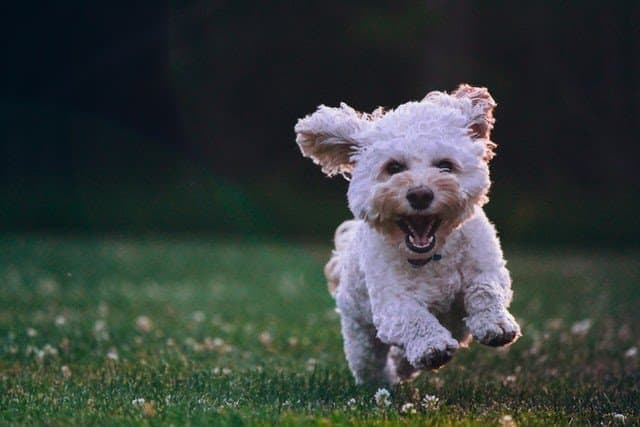
#> input picture images/image.png, 640 x 427 px, found by its file name
$ python flipping.py
#> lines starting #> are read from the running program, lines starting #| are printed output that depends on the picture
import cv2

image = cv2.imread("images/image.png")
#> image is the input picture: shape (427, 640, 3); mean B, G, R 59.6, 63.1, 55.2

if image is not None:
    # Flip horizontally (mirror)
    flipped_h = cv2.flip(image, 1)
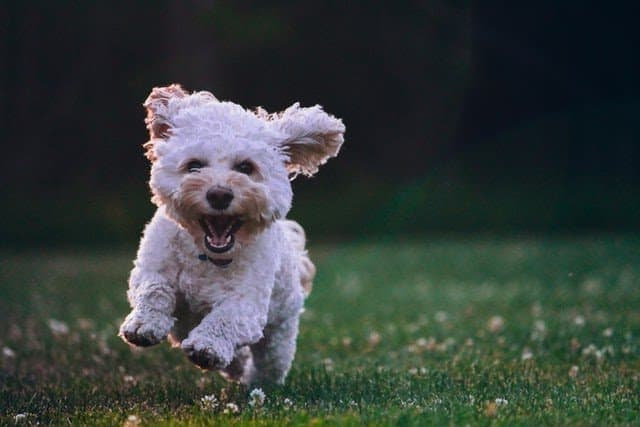
#> flipped_h: shape (427, 640, 3); mean B, G, R 59.6, 63.1, 55.2

    # Flip vertically
    flipped_v = cv2.flip(image, 0)
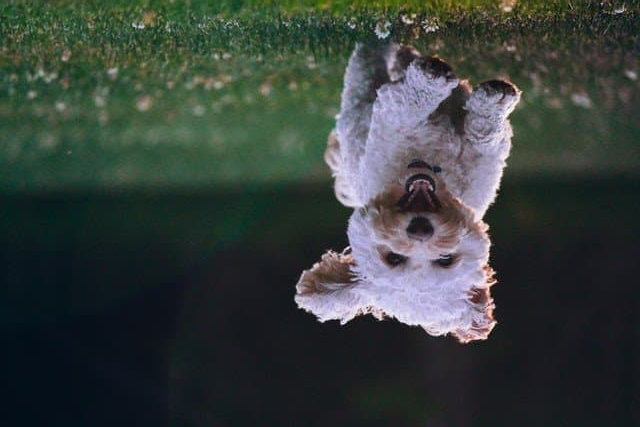
#> flipped_v: shape (427, 640, 3); mean B, G, R 59.6, 63.1, 55.2

    # Flip both horizontally and vertically
    flipped_both = cv2.flip(image, -1)
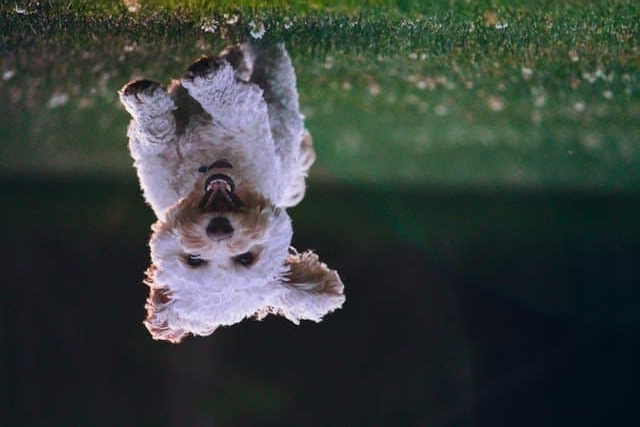
#> flipped_both: shape (427, 640, 3); mean B, G, R 59.6, 63.1, 55.2

    cv2.imshow("Original", image)
    cv2.imshow("Horizontal Flip", flipped_h)
    cv2.imshow("Vertical Flip", flipped_v)
    cv2.imshow("Both", flipped_both)
    cv2.waitKey(0)

$ run again, with images/hand.png copied over images/image.png
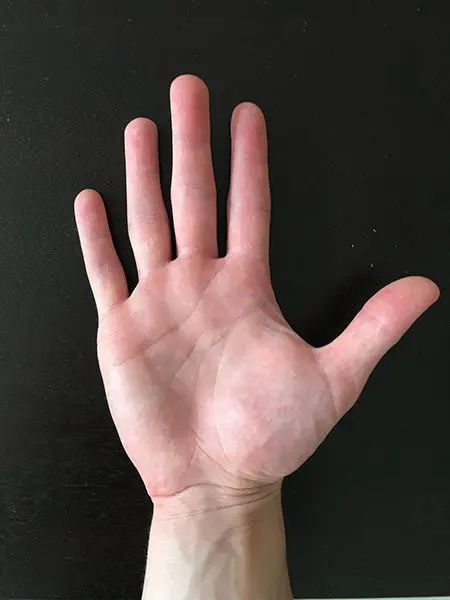
#> input picture images/hand.png, 450 x 600 px, found by its file name
#> image is the input picture: shape (600, 450, 3); mean B, G, R 67.1, 71, 84.7
#> `flipped_h = cv2.flip(image, 1)`:
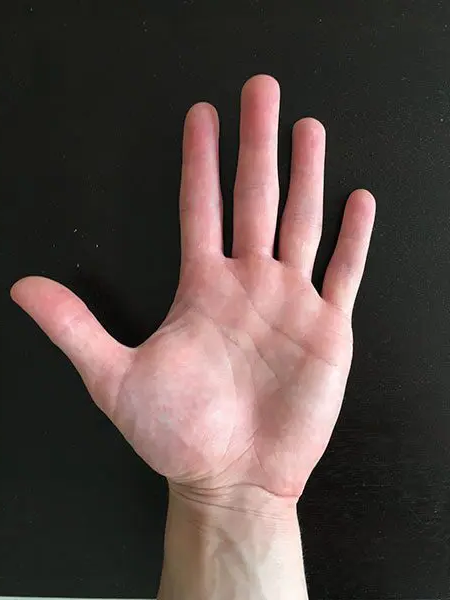
#> flipped_h: shape (600, 450, 3); mean B, G, R 67.1, 71, 84.7
#> `flipped_both = cv2.flip(image, -1)`:
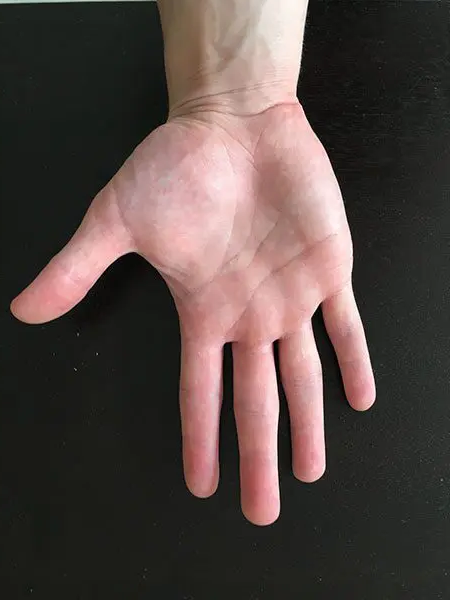
#> flipped_both: shape (600, 450, 3); mean B, G, R 67.1, 71, 84.7

$ run again, with images/nature.png copied over images/image.png
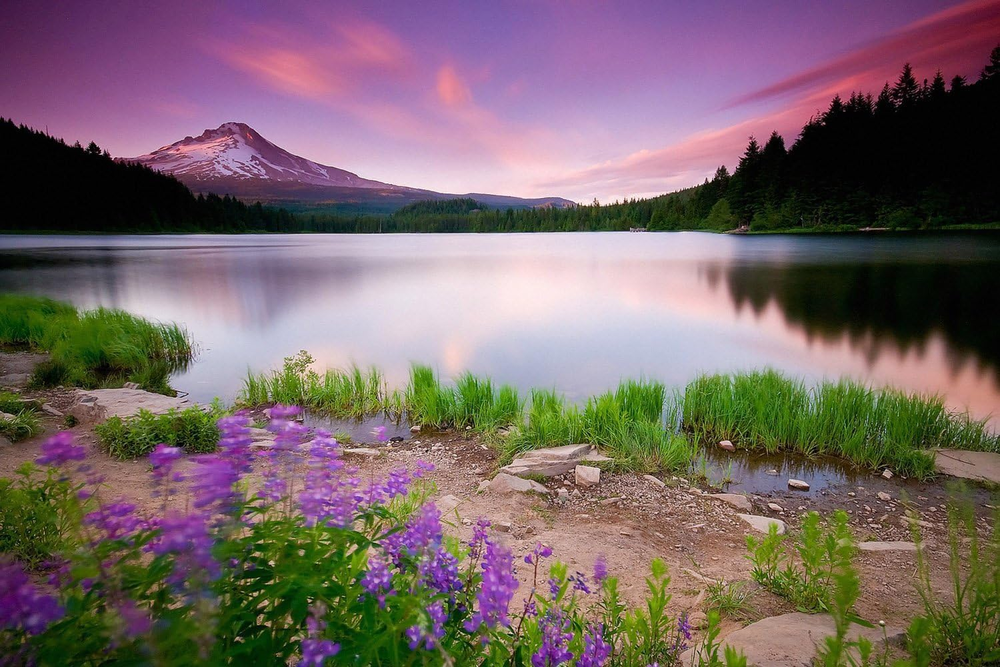
#> input picture images/nature.png, 1000 x 667 px, shrunk from 1500 x 1000 before the run, found by its file name
#> image is the input picture: shape (667, 1000, 3); mean B, G, R 103.6, 102.7, 120
#> `flipped_v = cv2.flip(image, 0)`:
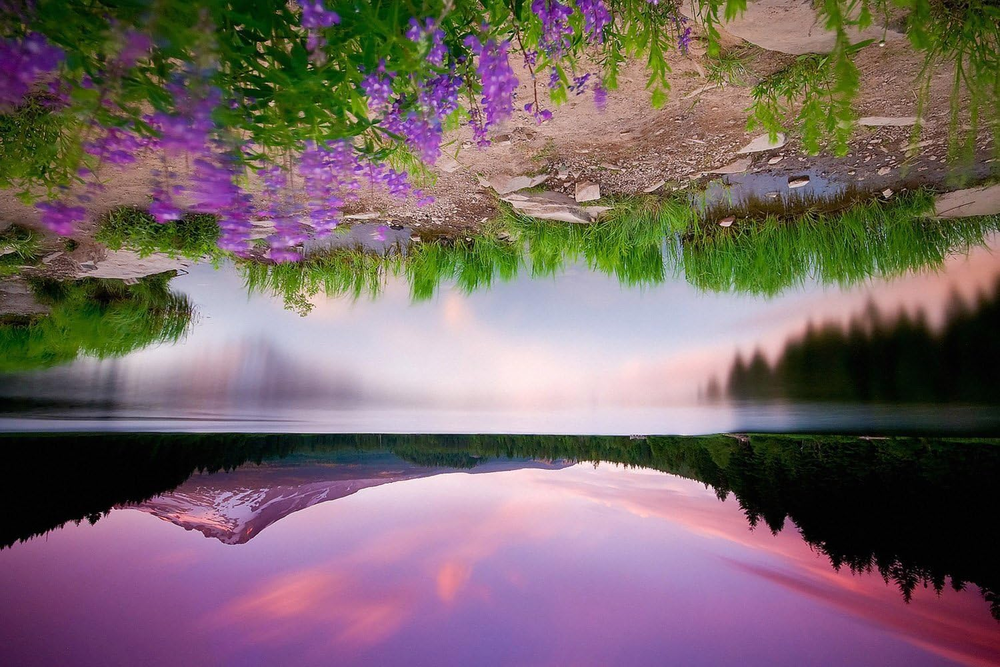
#> flipped_v: shape (667, 1000, 3); mean B, G, R 103.6, 102.7, 120
#> `flipped_both = cv2.flip(image, -1)`:
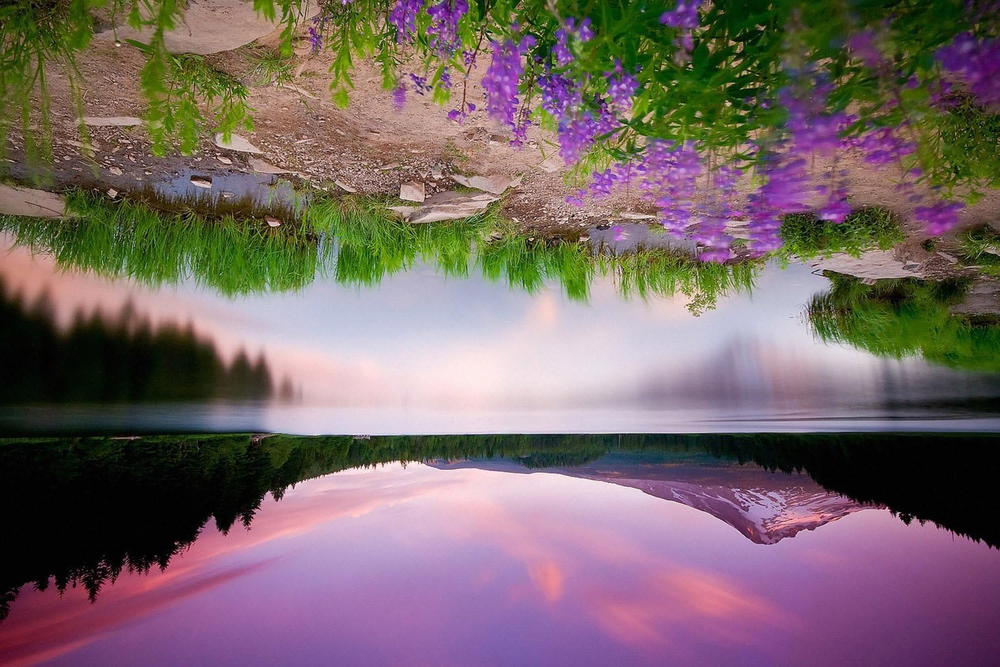
#> flipped_both: shape (667, 1000, 3); mean B, G, R 103.6, 102.7, 120
